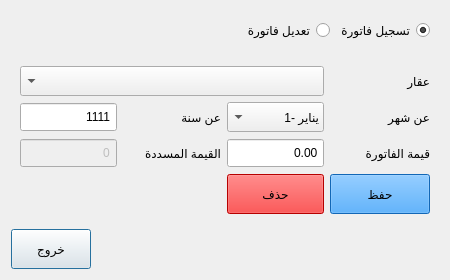
<?xml version="1.0" encoding="UTF-8"?>
<ui version="4.0">
 <class>waterInvoice</class>
 <widget class="QDialog" name="waterInvoice">
  <property name="geometry">
   <rect>
    <x>0</x>
    <y>0</y>
    <width>450</width>
    <height>280</height>
   </rect>
  </property>
  <property name="sizePolicy">
   <sizepolicy hsizetype="Preferred" vsizetype="Preferred">
    <horstretch>40</horstretch>
    <verstretch>200</verstretch>
   </sizepolicy>
  </property>
  <property name="minimumSize">
   <size>
    <width>450</width>
    <height>280</height>
   </size>
  </property>
  <property name="maximumSize">
   <size>
    <width>450</width>
    <height>280</height>
   </size>
  </property>
  <property name="windowTitle">
   <string>فاتورة مياة</string>
  </property>
  <property name="layoutDirection">
   <enum>Qt::RightToLeft</enum>
  </property>
  <layout class="QGridLayout" name="gridLayout">
   <item row="2" column="1">
    <widget class="QPushButton" name="buttonExit">
     <property name="minimumSize">
      <size>
       <width>40</width>
       <height>40</height>
      </size>
     </property>
     <property name="text">
      <string>خروج</string>
     </property>
    </widget>
   </item>
   <item row="2" column="0">
    <spacer name="horizontalSpacer">
     <property name="orientation">
      <enum>Qt::Horizontal</enum>
     </property>
     <property name="sizeHint" stdset="0">
      <size>
       <width>40</width>
       <height>20</height>
      </size>
     </property>
    </spacer>
   </item>
   <item row="1" column="0" colspan="2">
    <widget class="QWidget" name="widget" native="true">
     <layout class="QGridLayout" name="gridLayout_2">
      <item row="3" column="0">
       <widget class="QPushButton" name="buttonSave">
        <property name="minimumSize">
         <size>
          <width>40</width>
          <height>40</height>
         </size>
        </property>
        <property name="styleSheet">
         <string notr="true">background-color: rgb(25, 144, 255);</string>
        </property>
        <property name="text">
         <string>حفظ</string>
        </property>
       </widget>
      </item>
      <item row="1" column="0">
       <widget class="QLabel" name="labelMonth">
        <property name="text">
         <string>عن شهر</string>
        </property>
       </widget>
      </item>
      <item row="2" column="3">
       <widget class="QSpinBox" name="spinBoxPaidUp">
        <property name="enabled">
         <bool>false</bool>
        </property>
        <property name="minimumSize">
         <size>
          <width>0</width>
          <height>30</height>
         </size>
        </property>
        <property name="alignment">
         <set>Qt::AlignRight|Qt::AlignTrailing|Qt::AlignVCenter</set>
        </property>
        <property name="buttonSymbols">
         <enum>QAbstractSpinBox::NoButtons</enum>
        </property>
       </widget>
      </item>
      <item row="1" column="2">
       <widget class="QLabel" name="labelYear">
        <property name="text">
         <string>عن سنة</string>
        </property>
       </widget>
      </item>
      <item row="2" column="1">
       <widget class="QDoubleSpinBox" name="doubleSpinBoxInvoceValue">
        <property name="minimumSize">
         <size>
          <width>0</width>
          <height>30</height>
         </size>
        </property>
        <property name="alignment">
         <set>Qt::AlignRight|Qt::AlignTrailing|Qt::AlignVCenter</set>
        </property>
        <property name="buttonSymbols">
         <enum>QAbstractSpinBox::NoButtons</enum>
        </property>
        <property name="maximum">
         <double>9999999.990000000223517</double>
        </property>
       </widget>
      </item>
      <item row="2" column="0">
       <widget class="QLabel" name="labelInvoiceValue">
        <property name="text">
         <string>قيمة الفاتورة</string>
        </property>
       </widget>
      </item>
      <item row="2" column="2">
       <widget class="QLabel" name="labelpaidUp">
        <property name="text">
         <string>القيمة المسددة</string>
        </property>
       </widget>
      </item>
      <item row="1" column="1">
       <widget class="QComboBox" name="comboBoxMonth">
        <property name="minimumSize">
         <size>
          <width>0</width>
          <height>30</height>
         </size>
        </property>
        <item>
         <property name="text">
          <string>1- يناير</string>
         </property>
        </item>
        <item>
         <property name="text">
          <string>2- فبراير</string>
         </property>
        </item>
        <item>
         <property name="text">
          <string>3- مارس</string>
         </property>
        </item>
        <item>
         <property name="text">
          <string>4- ابريل</string>
         </property>
        </item>
        <item>
         <property name="text">
          <string>5- مايو</string>
         </property>
        </item>
        <item>
         <property name="text">
          <string>6- يونيو</string>
         </property>
        </item>
        <item>
         <property name="text">
          <string>7- يوليو</string>
         </property>
        </item>
        <item>
         <property name="text">
          <string>8- اغسطس</string>
         </property>
        </item>
        <item>
         <property name="text">
          <string>9- سبتمبر</string>
         </property>
        </item>
        <item>
         <property name="text">
          <string>11- نوفمبر</string>
         </property>
        </item>
        <item>
         <property name="text">
          <string>12- ديسمبر</string>
         </property>
        </item>
       </widget>
      </item>
      <item row="1" column="3">
       <widget class="QSpinBox" name="spinBoxYear">
        <property name="minimumSize">
         <size>
          <width>0</width>
          <height>30</height>
         </size>
        </property>
        <property name="alignment">
         <set>Qt::AlignRight|Qt::AlignTrailing|Qt::AlignVCenter</set>
        </property>
        <property name="buttonSymbols">
         <enum>QAbstractSpinBox::NoButtons</enum>
        </property>
        <property name="minimum">
         <number>1111</number>
        </property>
        <property name="maximum">
         <number>9999</number>
        </property>
       </widget>
      </item>
      <item row="0" column="0">
       <widget class="QLabel" name="labelEstate">
        <property name="minimumSize">
         <size>
          <width>100</width>
          <height>0</height>
         </size>
        </property>
        <property name="text">
         <string>عقار</string>
        </property>
       </widget>
      </item>
      <item row="0" column="1" colspan="3">
       <widget class="QComboBox" name="comboBoxEstate">
        <property name="minimumSize">
         <size>
          <width>0</width>
          <height>30</height>
         </size>
        </property>
       </widget>
      </item>
      <item row="3" column="1">
       <widget class="QPushButton" name="buttonDelete">
        <property name="enabled">
         <bool>true</bool>
        </property>
        <property name="minimumSize">
         <size>
          <width>40</width>
          <height>40</height>
         </size>
        </property>
        <property name="styleSheet">
         <string notr="true">background-color: rgb(255, 0, 0);</string>
        </property>
        <property name="text">
         <string>حذف</string>
        </property>
       </widget>
      </item>
     </layout>
    </widget>
   </item>
   <item row="0" column="0" colspan="2">
    <widget class="QWidget" name="widget_2" native="true">
     <property name="sizePolicy">
      <sizepolicy hsizetype="Minimum" vsizetype="Maximum">
       <horstretch>0</horstretch>
       <verstretch>0</verstretch>
      </sizepolicy>
     </property>
     <property name="minimumSize">
      <size>
       <width>0</width>
       <height>40</height>
      </size>
     </property>
     <layout class="QGridLayout" name="gridLayout_3">
      <item row="0" column="1">
       <widget class="QRadioButton" name="radioEditInvoice">
        <property name="text">
         <string>تعديل فاتورة</string>
        </property>
       </widget>
      </item>
      <item row="0" column="0">
       <widget class="QRadioButton" name="radioRrgisterInvoice">
        <property name="text">
         <string>تسجيل فاتورة</string>
        </property>
        <property name="checked">
         <bool>true</bool>
        </property>
       </widget>
      </item>
      <item row="0" column="2">
       <spacer name="horizontalSpacer_2">
        <property name="orientation">
         <enum>Qt::Horizontal</enum>
        </property>
        <property name="sizeHint" stdset="0">
         <size>
          <width>40</width>
          <height>20</height>
         </size>
        </property>
       </spacer>
      </item>
     </layout>
    </widget>
   </item>
  </layout>
 </widget>
 <resources/>
 <connections/>
</ui>
